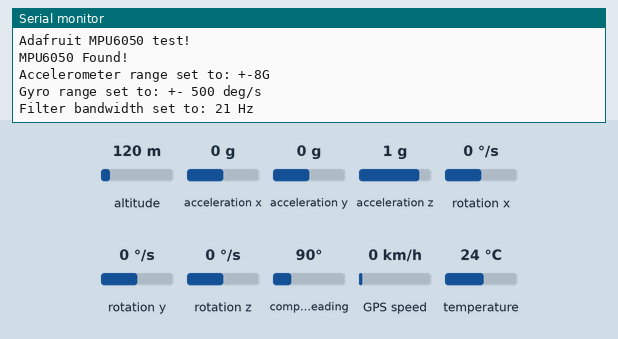
Bench run of a sketch on a simulated ESP32. Shown: the last lines printed to the serial monitor. The test bench sets the inputs (shaded band); at power-on: altitude 120 m, acceleration x 0 g, acceleration y 0 g, acceleration z 1 g, rotation x 0 °/s, rotation y 0 °/s, rotation z 0 °/s, compass heading 90°, GPS speed 0 km/h, temperature 24 °C. Storage starts empty; the GPS gets a fix after 3 s at 37.7749, -122.4194 with 8 satellites.

Above: at 1.2 s.
1.3 s: altitude set to 20 m
At 4.6 s:
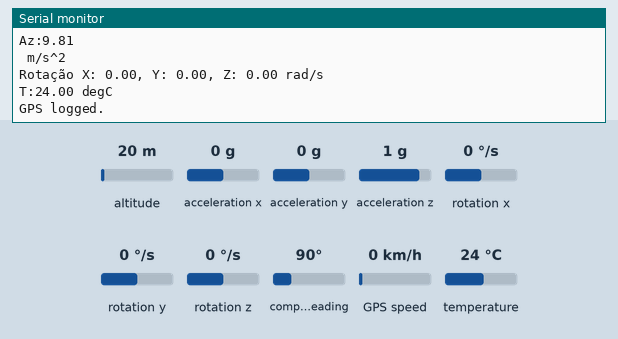
5.5 s: acceleration x set to -1.4 g
7.0 s: acceleration y set to -1.4 g
8.5 s: acceleration z set to -1.4 g
10.0 s: rotation x set to -192 °/s
At 12.31 s:
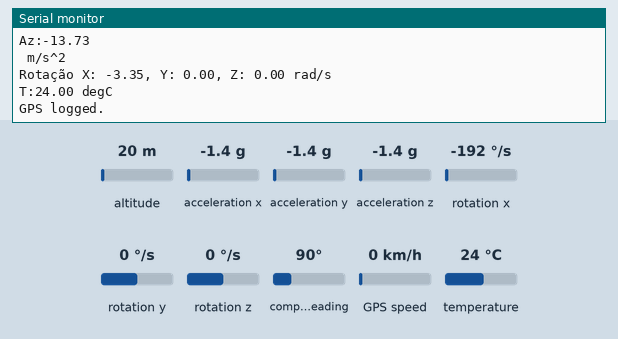

The sketch:

gps_sender.ino
```cpp
//
// Heltec 32 LoRa OLED (with SD Card)
//               ______________
//          Gnd |    |  USB|   | Gnd
//           5v |    | port|   |  5v
//          3v3 |    |_____|   | 3v3
//          Gnd |      ALL     |  36<-     <- : Input Only!
//           Rx |     GPIO     |  37<-
//           Tx |     3.3v     |  38<-
//          RST |   ________   |  39<-
//            0 |  |        |  |  34<-
//    (SCL)  22 |  |        |  |  35<-
// SPI MISO  19 |  |        |  |  32<-
//           23 |  |        |  |  33<-
//LoRa CS(HI)18 |  |        |  |  25  (LED)
// SPI SCK    5 |  |  OLED  |  |  26  LoRa IRQ
//OLED SCL   15 |  |        |  |  27  SPI MOSI
//            2 |  |        |  |  14  LoRa Rst
//OLED SCA    4 |  |        |  |  12
//           17 |  |________|  |  13
//OLED RST   16 |______________|  21  (SD_CS)


#include <SPI.h>
#include <mySD.h>
#include <TinyGPS++.h>
#include "heltec.h"
#include <Adafruit_MPU6050.h>
#include <Adafruit_Sensor.h>
#include <Wire.h>

#define MICROSD_PIN_CHIP_SELECT   4
#define MICROSD_PIN_MOSI          13
#define MICROSD_PIN_MISO          21
#define MICROSD_PIN_SCK           22
#define I2C_SDA 33
#define I2C_SCL 32

#define LOG_FILE_PREFIX "gpslog" // Nome do arquivo.
#define MAX_LOG_FILES 100 // Número máximo de gpslog que pode ser feito
#define LOG_FILE_SUFFIX "csv" // Sufixo do arquivo
char logFileName[13]; // Char string para o nome do arquivo
// Data to be logged:
#define LOG_COLUMN_COUNT 15
char * log_col_names[LOG_COLUMN_COUNT] = {
 "hora", "latitude", "longitude", "altitude(m)", "velocidade(km/h)", "curso(°)", "satelites", "data",
 "acelX", "acelY", "acelZ", "gyroX", "gyroY", "gyroZ", "temp"
};

TwoWire I2CBME = TwoWire (0);
Adafruit_MPU6050 mpu;

TinyGPSPlus tinyGPS; // objeto tinyGPSPlus para ser usado em tudo
#define GPS_BAUD 9600
#define BAND    920E6 //433E6  //Escolha a frequência

//Controle da taxa de dados
#define LOG_RATE 4000 //Log a cada 4 segundos
unsigned long lastLog = 0; //Variável global do último log

String outh; //String para armazenar a hora
String outlg; //String para armazenar a longitude
String outlt; //String para armazenar a latitude
String outalt; //String para armazenar a altitude
String velo; //String para armazenar a velocidade
String sat;
String curso, ax, ay, az, gx, gy, gz ,temperatura;
int testSD = 1; //String para testar SD

void setup()
{
  Serial.begin(115200);
  Serial2.begin(9600, SERIAL_8N1,2,17); //RX (GPS) -> 17 (ESP); TX (GPS) -> 2;
  //Heltec.begin(true /*DisplayEnable Enable*/, true /*Heltec.LoRa Disable*/, false /*Serial Enable*/, true /*PABOOST Enable*/, BAND /*long BAND*/);
  Heltec.begin(false, true, false, true, BAND);

  //SD
  Serial.println("Configurando SD Card");
  if (!SD.begin(MICROSD_PIN_CHIP_SELECT, MICROSD_PIN_MOSI, MICROSD_PIN_MISO, MICROSD_PIN_SCK)) {
    Serial.println("Falha na inicialização");
    testSD = 0;
  }

  updateFileName(); // Toda vez que inicia, cria um novo arquivo gpslog(x+1).csv
  printHeader(); // Coloca o cabeçalho no arquivo novo

  //MPU
  Serial.println("Adafruit MPU6050 test!");
  I2CBME.begin(I2C_SDA, I2C_SCL, 100000);
  bool status;

  status = mpu.begin(0x68, &I2CBME);

  if(!status){
    Serial.println("Failed to find MPU6050 chip");
  }
  Serial.println("MPU6050 Found!");


  mpu.setAccelerometerRange(MPU6050_RANGE_8_G);
  Serial.print("Accelerometer range set to: ");
  switch (mpu.getAccelerometerRange()) {
  case MPU6050_RANGE_2_G:
    Serial.println("+-2G");
    break;
  case MPU6050_RANGE_4_G:
    Serial.println("+-4G");
    break;
  case MPU6050_RANGE_8_G:
    Serial.println("+-8G");
    break;
  case MPU6050_RANGE_16_G:
    Serial.println("+-16G");
    break;
  }

    // faixa de medição do giroscópio
  mpu.setGyroRange(MPU6050_RANGE_500_DEG);
  Serial.print("Gyro range set to: ");
  switch (mpu.getGyroRange()) {
  case MPU6050_RANGE_250_DEG:
    Serial.println("+- 250 deg/s");
    break;
  case MPU6050_RANGE_500_DEG:
    Serial.println("+- 500 deg/s");
    break;
  case MPU6050_RANGE_1000_DEG:
    Serial.println("+- 1000 deg/s");
    break;
  case MPU6050_RANGE_2000_DEG:
    Serial.println("+- 2000 deg/s");
    break;
  }

// faixa de medição do giroscópio
  mpu.setFilterBandwidth(MPU6050_BAND_21_HZ);
  Serial.print("Filter bandwidth set to: ");
  switch (mpu.getFilterBandwidth()) {
  case MPU6050_BAND_260_HZ:
    Serial.println("260 Hz");
    break;
  case MPU6050_BAND_184_HZ:
    Serial.println("184 Hz");
    break;
  case MPU6050_BAND_94_HZ:
    Serial.println("94 Hz");
    break;
  case MPU6050_BAND_44_HZ:
    Serial.println("44 Hz");
    break;
  case MPU6050_BAND_21_HZ:
    Serial.println("21 Hz");
    break;
  case MPU6050_BAND_10_HZ:
    Serial.println("10 Hz");
    break;
  case MPU6050_BAND_5_HZ:
    Serial.println("5 Hz");
    break;
  }
}

void loop()
{
  if ((lastLog + LOG_RATE) <= millis())
  { // If it's been LOG_RATE milliseconds since the last log:
    if (tinyGPS.location.isUpdated()) // If the GPS data is vaild
    {
      if (logGPSData()) // Log the GPS data
      {
        Serial.println("GPS logged."); // Print a debug message
        lastLog = millis(); // Update the lastLog variable
        if (testSD == 0) {
        Serial.println("Falha em salvar no SD!");
        }
        //Transmite os dados
        LoRa.beginPacket();
        LoRa.setTxPower(14,RF_PACONFIG_PASELECT_PABOOST);
        LoRa.print(outh + "\n"
        + outlt + "\n"
        + outalt + "\n");
        LoRa.print(velo + "\n");
        LoRa.print(curso + "\n");
        LoRa.print(sat + "\n");
        LoRa.print("Data: " + String(tinyGPS.date.value()) + "\n");
        LoRa.print(ax + "\n");
        LoRa.print(ay + "\n");
        LoRa.print(az + "\n");
        LoRa.print(gx + "\n");
        LoRa.print(gy + "\n");
        LoRa.print(gz + "\n");
        LoRa.print(temperatura + "\n");
        LoRa.print("SD: " + String(testSD));
        LoRa.endPacket();
       }
      else // Se falhar em obter dados
      {
        Serial.println("Falha em obter novos dados.");
      }
    }
    else // Se os dados do GPS não são válidos
    {
      // Imprime uma mensagem de bug, indicando que talvez não haja satélites suficientes
      Serial.print("Sem dados GPS. Sats: ");
      Serial.println(tinyGPS.satellites.value());
    }
  }

  // Se não está logando, continua a alimentar o GPS
  while (Serial2.available())
    tinyGPS.encode(Serial2.read());

}

byte logGPSData()
{

  //Configuração da hora
  String hrs = "";
  if (tinyGPS.time.hour()  <= 2) {
    hrs = hrs + (tinyGPS.time.hour()+21) + ":";
  }
  else {
    if (tinyGPS.time.hour() < 10) hrs += "0";
    hrs = hrs + (tinyGPS.time.hour()-3) + ":";
  };
  if (tinyGPS.time.minute() < 10) hrs +=0;
  hrs = hrs + tinyGPS.time.minute() + ":";
  if (tinyGPS.time.second() < 10) hrs += 0;
  hrs = hrs + tinyGPS.time.second() + "";
  outh ="Hrs:" + hrs;

  //Configuração da latitude, longitude e altitude
  String strLat = "";
  char buff1[12];
  float lat = tinyGPS.location.lat();
  dtostrf(lat, 5, 6, buff1);
  strLat = strLat + "LAT:" + buff1;
  outlt = strLat;

  String strLng = "";
  char buff2[12];
  float lng = tinyGPS.location.lng();
  dtostrf(lng, 5, 6, buff2);
  strLng = strLng + "LNG:" + buff2;
  outlg = strLng;

  String strAlt = "";
  char buff3[12];
  float alt = tinyGPS.altitude.meters();
  dtostrf(alt, 5, 6, buff3);
  strAlt = strAlt + "ALT: " + buff3;
  outalt = strAlt;

  velo = "VEL:" + String(tinyGPS.speed.mph()*1.609, 2);
  sat = "SAT:" + String(tinyGPS.satellites.value());
  curso = "Curso:" + String(tinyGPS.course.deg(), 1) + "°";


  Serial.println(outh);
  Serial.println(outlt);
  Serial.println(outlg);
  Serial.println(outalt);
  //Serial.println("VEL: " + String(tinyGPS.speed.mph()*1.60934, 1) + " km/h");
  Serial.println("Curso:" + String(tinyGPS.course.deg(), 1) + "°");
  Serial.println("SAT:" + String(tinyGPS.satellites.value()));
  Serial.println("Data:" + String(tinyGPS.date.value()) + "\n");

  //Configuração dos dados do MPU
  sensors_event_t a, g, temp;
  mpu.getEvent(&a, &g, &temp);

  ax = "Ax:" + String(a.acceleration.x);
  ay = "Ay:" + String(a.acceleration.y);
  az = "Az:" + String(a.acceleration.z);
  gx = "Gx:" + String(g.gyro.x);
  gy = "Gy:" + String(g.gyro.y);
  gz = "Gz:" + String(g.gyro.z);
  temperatura = "T:" + String(temp.temperature);
  Serial.println("Dados do MPU:");
  Serial.println("Acel (m/s2):");
  Serial.println(ax);
  Serial.println(ay);
  Serial.println(az);
  Serial.println(" m/s^2");

  Serial.print("Rotação X: ");
  Serial.print(g.gyro.x);
  Serial.print(", Y: ");
  Serial.print(g.gyro.y);
  Serial.print(", Z: ");
  Serial.print(g.gyro.z);
  Serial.println(" rad/s");

  Serial.print(temperatura);
  Serial.println(" degC\n");

  File logFile = SD.open(logFileName, FILE_WRITE); // Abre o arquivo

  if (logFile)
  {
    logFile.print(hrs);
    logFile.print(',');
    logFile.print(tinyGPS.location.lat(), 6);
    logFile.print(',');
    logFile.print(tinyGPS.location.lng(), 6);
    logFile.print(',');
    logFile.print(tinyGPS.altitude.meters(), 1);
    logFile.print(',');
    logFile.print(tinyGPS.speed.mph()*1.609, 2);
    logFile.print(',');
    logFile.print(tinyGPS.course.deg(), 1);
    logFile.print(',');
    logFile.print(tinyGPS.satellites.value());
    logFile.print(',');
    logFile.print(tinyGPS.date.value());
    logFile.print(a.acceleration.x);
    logFile.print(',');
    logFile.print(a.acceleration.y);
    logFile.print(',');
    logFile.print(a.acceleration.z);
    logFile.print(',');
    logFile.print(g.gyro.x);
    logFile.print(',');
    logFile.print(g.gyro.y);
    logFile.print(',');
    logFile.print(g.gyro.z);
    logFile.print(',');
    logFile.print(temp.temperature);
    logFile.println();
    logFile.close();

    return 1; // Retorna em caso de true
  }

  return 0; // Se falhar em abrir o arquivo, retorna false
}

// printHeader() - coloca o cabeçalho no arquivo
void printHeader()
{
  File logFile = SD.open(logFileName, FILE_WRITE); // Abre o arquivo log

  if (logFile) // Se o arquivo abrir, as colunas são colocadas
  {
    int i = 0;
    for (; i < LOG_COLUMN_COUNT; i++)
    {
      logFile.print(log_col_names[i]);
      if (i < LOG_COLUMN_COUNT - 1) // Se não há nada além da última coluna a ser colocada
        logFile.print(','); // coloca uma vírgula
      else // If it's the last column
        logFile.println(); // coloca uma nova linha
    }
    logFile.close(); // fecha o arquivo
  }
}

// updateFileName() - Procura os nomes dos arquivos no SD Card e cria um novo incrementando +1 no nome;
void updateFileName()
{
  int i = 0;
  for (; i < MAX_LOG_FILES; i++)
  {
    memset(logFileName, 0, strlen(logFileName)); // Limpa logFileName string
    // Set logFileName to "gpslogXX.csv":
    sprintf(logFileName, "%s%d.%s", LOG_FILE_PREFIX, i, LOG_FILE_SUFFIX);
    if (!SD.exists(logFileName)) // Se o arquivo não existe
    {
      break; // Quebra o loop ao achar o index
    }
    else // Caso contrário...
    {
      Serial.print(logFileName);
      Serial.println(" existe"); // Print a debug statement
    }
  }
  Serial.print("Nome do arquivo: ");
  Serial.println(logFileName); // Debug print the file name
}
```

Measured:
- after the input at 1.3 s, the serial monitor: prints a new line after 2.7 s (image 1)
- after the input at 10.0 s, the serial monitor: prints a new line after 2.1 s (image 2)
